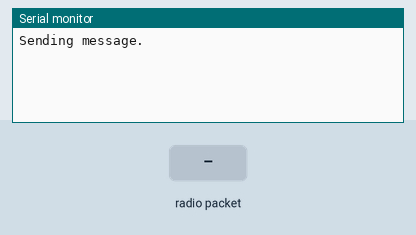
Bench run of a sketch on a simulated Arduino Uno, built with avr-gcc and run on an emulated ATmega328P. Parts: the last lines printed to the serial monitor. The test bench sets the inputs (shaded band). No radio packets arrive unless stated.

Above: at 1.2 s.
1.3 s: radio packet "1" arrives
At 2.5 s:
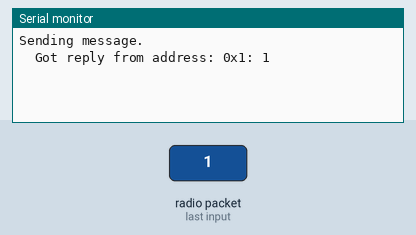
2.8 s: radio packet "0" arrives
At 4.1 s:
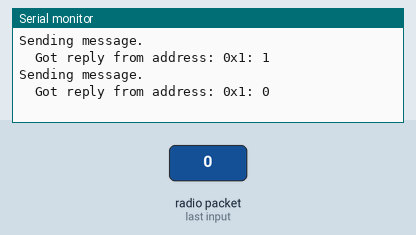
4.3 s: radio packet "2" arrives
At 7.0 s:
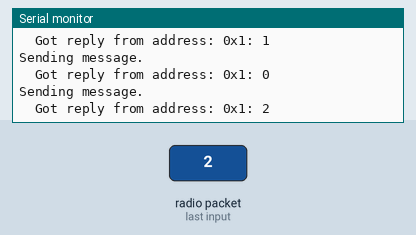

Measured:
- after the input at 1.3 s, the serial monitor: prints a new line at once (image 1)
- after the input at 2.8 s, the serial monitor: prints a new line after 0.61 s (image 2)
- after the input at 4.3 s, the serial monitor: prints a new line after 1.2 s (image 3)

The sketch:

170_Grove_LoraRadioClient.ino
```cpp
#include <SoftwareSerial.h>
#include <RHReliableDatagram.h>
#include <RH_RF95.h>
#define CLIENT_ADDRESS 12
#define SERVER_ADDRESS 34

uint8_t outgoingMessage[] = "Hello World!";
uint8_t incommingMessage[RH_RF95_MAX_MESSAGE_LEN];

SoftwareSerial ss(5, 6); //D5
RH_RF95 driver(ss);

RHReliableDatagram manager(driver, CLIENT_ADDRESS);

void setup()
{
  Serial.begin(115200);
  if (!manager.init())
  {
    Serial.println("init failed");
  }
}

void loop()
{
  Serial.println("Sending message.");
  if(manager.sendtoWait(outgoingMessage, sizeof(outgoingMessage), SERVER_ADDRESS))
  {
    uint8_t len = sizeof(incommingMessage);
    uint8_t sourceAddress;
    if(manager.recvfromAckTimeout(incommingMessage, &len, 2000, &sourceAddress))
    {
      Serial.print("  Got reply from address: 0x");
      Serial.print(sourceAddress, HEX);
      Serial.print(": ");
      Serial.println((char*)incommingMessage);
    }
    else
    {
      Serial.println("No reply, is the erver running?");
    }
  }
  else
  {
    Serial.println("sendtoWait failed");
  }
  delay(2000);
}
```
